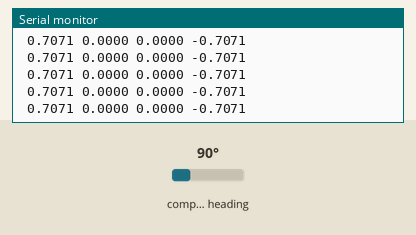
This sketch was run on a simulated Arduino Uno, built with avr-gcc and run on an emulated ATmega328P. Parts: the last lines printed to the serial monitor. The test bench sets the inputs (shaded band); at power-on: compass heading 90°.

Above: at 2.2 s.
2.3 s: compass heading set to 7°
At 2.34 s:
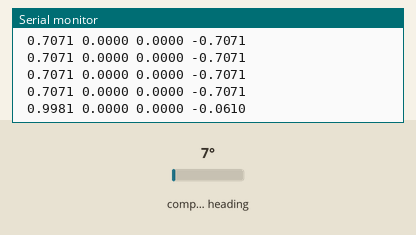
3.8 s: compass heading set to 180°
At 3.88 s:
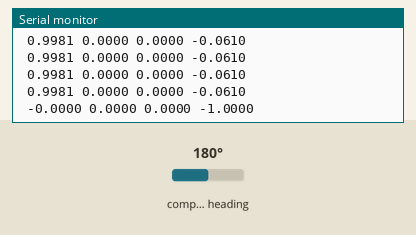
Timing chart, 0 to 6.8 s (numbered marks = the images above; inputs shaded):
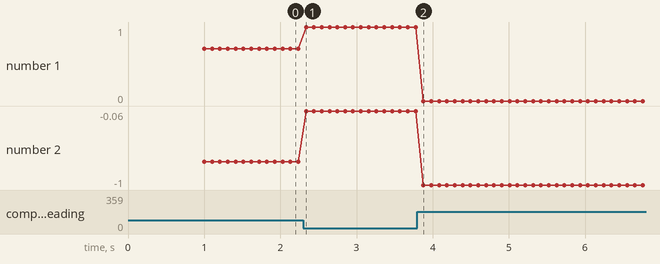

Measured:
- after the input at 2.3 s, the serial monitor: prints a new line at once (image 1)
- after the input at 3.8 s, the serial monitor: prints a new line after 0.08 s (image 2)
- plotted number 1: 0.71 → 1 after the input at 2.3 s
- plotted number 2: -0.71 → -0.06 after the input at 2.3 s, -0.06 → -1 after the input at 3.8 s

The sketch:

bnotest.ino
```cpp
#include <Wire.h>
#include <Adafruit_Sensor.h>
#include <Adafruit_BNO055.h>
#include <utility/imumaths.h>

/* This driver uses the Adafruit unified sensor library (Adafruit_Sensor),
   which provides a common 'type' for sensor data and some helper functions.

   To use this driver you will also need to download the Adafruit_Sensor
   library and include it in your libraries folder.

   You should also assign a unique ID to this sensor for use with
   the Adafruit Sensor API so that you can identify this particular
   sensor in any data logs, etc.  To assign a unique ID, simply
   provide an appropriate value in the constructor below (12345
   is used by default in this example).

   Connections
   ===========
   Connect SCL to analog 5
   Connect SDA to analog 4
   Connect VDD to 3.3-5V DC
   Connect GROUND to common ground

   History
   =======
   2015/MAR/03  - First release (KTOWN)
*/

/* Set the delay between fresh samples */
uint16_t BNO055_SAMPLERATE_DELAY_MS = 100;

// Check I2C device address and correct line below (by default address is 0x29 or 0x28)
//                                   id, address
Adafruit_BNO055 bno = Adafruit_BNO055(55, 0x28);

void setup(void)
{
  Serial.begin(115200);
  Serial.println("Orientation Sensor Test"); Serial.println("");

  /* Initialise the sensor */
  if (!bno.begin())
  {
    /* There was a problem detecting the BNO055 ... check your connections */
    Serial.print("Ooops, no BNO055 detected ... Check your wiring or I2C ADDR!");
    while (1);
  }

  delay(1000);
}

void loop(void)
{
   imu::Quaternion quat = bno.getQuat();
Serial.print(" ");
Serial.print(quat.w(), 4);
Serial.print(" ");
Serial.print(quat.y(), 4);
Serial.print(" ");
Serial.print(quat.x(), 4);
Serial.print(" ");
Serial.print(quat.z(), 4);
Serial.println();
  //could add VECTOR_ACCELEROMETER, VECTOR_MAGNETOMETER,VECTOR_GRAVITY...
//  sensors_event_t orientationData , angVelocityData , linearAccelData, magnetometerData, accelerometerData, gravityData;
//  bno.getEvent(&orientationData, Adafruit_BNO055::VECTOR_EULER);
//  bno.getEvent(&angVelocityData, Adafruit_BNO055::VECTOR_GYROSCOPE);
//  bno.getEvent(&linearAccelData, Adafruit_BNO055::VECTOR_LINEARACCEL);
//  bno.getEvent(&magnetometerData, Adafruit_BNO055::VECTOR_MAGNETOMETER);
//  bno.getEvent(&accelerometerData, Adafruit_BNO055::VECTOR_ACCELEROMETER);
//  bno.getEvent(&gravityData, Adafruit_BNO055::VECTOR_GRAVITY);

 // printEvent(&orientationData);
 // printEvent(&angVelocityData);
 // printEvent(&linearAccelData);
 // printEvent(&magnetometerData);
 // printEvent(&accelerometerData);
 // printEvent(&gravityData);

//  int8_t boardTemp = bno.getTemp();
//  Serial.println();
//  Serial.print(F("temperature: "));
//  Serial.println(boardTemp);

  uint8_t system, gyro, accel, mag = 0;
  bno.getCalibration(&system, &gyro, &accel, &mag);
//  Serial.println();
//  Serial.print("Calibration: Sys=");
//  Serial.print(system);
//  Serial.print(" Gyro=");
//  Serial.print(gyro);
//  Serial.print(" Accel=");
//  Serial.print(accel);
//  Serial.print(" Mag=");
//  Serial.println(mag);

 // Serial.println("--");
  delay(BNO055_SAMPLERATE_DELAY_MS);
}

//void printEvent(sensors_event_t* event) {
 // double x = -1000000, y = -1000000 , z = -1000000; //dumb values, easy to spot problem
//  if (event->type == SENSOR_TYPE_ACCELEROMETER) {
//    Serial.print("Accl:");
//    x = event->acceleration.x;
//    y = event->acceleration.y;
//    z = event->acceleration.z;
//  }
//  else if (event->type == SENSOR_TYPE_ORIENTATION) {
//    Serial.print("Orient:");
//    x = event->orientation.x;
//    y = event->orientation.y;
//    z = event->orientation.z;
//  }
//  else if (event->type == SENSOR_TYPE_MAGNETIC_FIELD) {
//    Serial.print("Mag:");
//    x = event->magnetic.x;
//    y = event->magnetic.y;
//    z = event->magnetic.z;
//  }
//  else if (event->type == SENSOR_TYPE_GYROSCOPE) {
//    Serial.print("Gyro:");
//    x = event->gyro.x;
//    y = event->gyro.y;
//    z = event->gyro.z;
//  }
//  else if (event->type == SENSOR_TYPE_ROTATION_VECTOR) {
//    Serial.print("Rot:");
//    x = event->gyro.x;
//    y = event->gyro.y;
//    z = event->gyro.z;
//  }
//  else if (event->type == SENSOR_TYPE_LINEAR_ACCELERATION) {
//    Serial.print("Linear:");
//    x = event->acceleration.x;
//    y = event->acceleration.y;
//    z = event->acceleration.z;
//  }
//  else if (event->type == SENSOR_TYPE_GRAVITY) {
//    Serial.print("Gravity:");
//    x = event->acceleration.x;
//    y = event->acceleration.y;
//    z = event->acceleration.z;
//  }
//  else {
//    Serial.print("Unk:");
//  }


/* Display the quat data */
```
